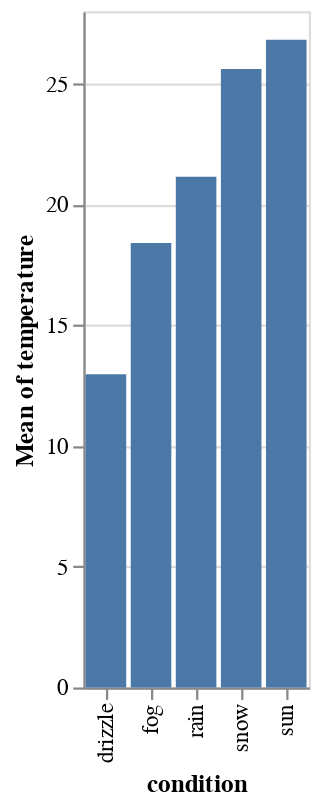

The notebook cell this image was saved under:
### Code cell
base = alt.Chart(df)
bar = base.mark_bar().encode(
    x=alt.X(field='condition', 
            type='nominal', 
            scale=alt.Scale(type='ordinal')),
    y=alt.Y(field='temperature', 
            type='quantitative', 
            aggregate='mean', 
            scale=alt.Scale(type='linear', zero=True))
)
display_chart(bar)

### Figure 1 — Vega-Lite specification as saved in the notebook (floating-point values rounded to 4 significant figures)
{"config": {"view": {"continuousWidth": 400, "continuousHeight": 300}}, "data": {"name": "data-80b0e930866eee6a77413fd6e0890a78"}, "mark": "bar", "encoding": {"x": {"field": "condition", "scale": {"type": "ordinal"}, "type": "nominal"}, "y": {"aggregate": "mean", "field": "temperature", "scale": {"type": "linear", "zero": true}, "type": "quantitative"}}, "$schema": "https://vega.github.io/schema/vega-lite/v4.17.0.json", "datasets": {"data-80b0e930866eee6a77413fd6e0890a78": [{"temperature": 39.36, "wind": 11.56, "precipitation": 88.42, "condition": "fog"}, {"temperature": -5.947, "wind": 86.91, "precipitation": 70.56, "condition": "rain"}, {"temperature": 32.83, "wind": 97.66, "precipitation": 82.66, "condition": "sun"}, {"temperature": 17.53, "wind": 65.53, "precipitation": 53.86, "condition": "snow"}, {"temperature": -6.809, "wind": 37.03, "precipitation": 93.87, "condition": "drizzle"}, {"temperature": 42.36, "wind": 72.01, "precipitation": 40.66, "condition": "sun"}, {"temperature": 12.24, "wind": 24.36, "precipitation": 83.89, "condition": "sun"}, {"temperature": 42.81, "wind": 29.81, "precipitation": 71.55, "condition": "sun"}, {"temperature": 22.54, "wind": 96.88, "precipitation": 57.21, "condition": "rain"}, {"temperature": 22.5, "wind": 73.46, "precipitation": 18.48, "condition": "fog"}, {"temperature": 20.7, "wind": 78.81, "precipitation": 82.06, "condition": "drizzle"}, {"temperature": 25.29, "wind": 80.31, "precipitation": 22.37, "condition": "sun"}, {"temperature": 38.28, "wind": 67.47, "precipitation": 20.74, "condition": "snow"}, {"temperature": 3.673, "wind": 1.012, "precipitation": 18.16, "condition": "fog"}, {"temperature": 43.06, "wind": 60.68, "precipitation": 57.77, "condition": "drizzle"}, {"temperature": 32.27, "wind": 51.25, "precipitation": 82.37, "condition": "sun"}, {"temperature": 20.65, "wind": 17.36, "precipitation": 61.86, "condition": "snow"}, {"temperature": 7.592, "wind": 56.88, "precipitation": 63.84, "condition": "drizzle"}, {"temperature": 34.13, "wind": 53.5, "precipitation": 39.9, "condition": "drizzle"}, {"temperature": 43.35, "wind": 25.61, "precipitation": 80.37, "condition": "sun"}, {"temperature": -0.6671, "wind": 85.49, "precipitation": 74.2, "condition": "fog"}, {"temperature": 27.72, "wind": 92.4, "precipitation": 35.46, "condition": "sun"}, {"temperature": 42.99, "wind": 4.767, "precipitation": 78.85, "condition": "drizzle"}, {"temperature": 12.78, "wind": 70.43, "precipitation": 32.2, "condition": "rain"}, {"temperature": 12.35, "wind": 96.38, "precipitation": 58.32, "condition": "drizzle"}, {"temperature": 16.62, "wind": 79.43, "precipitation": 13.0, "condition": "drizzle"}, {"temperature": 37.42, "wind": 61.35, "precipitation": 43.78, "condition": "rain"}, {"temperature": 4.48, "wind": 49.78, "precipitation": 50.7, "condition": "drizzle"}, {"temperature": 24.1, "wind": 8.979, "precipitation": 30.64, "condition": "sun"}, {"temperature": -5.322, "wind": 61.19, "precipitation": 31.59, "condition": "snow"}, {"temperature": 9.657, "wind": 2.137, "precipitation": 57.55, "condition": "rain"}, {"temperature": 23.09, "wind": 16.85, "precipitation": 49.38, "condition": "snow"}, {"temperature": -0.8911, "wind": 67.44, "precipitation": 44.01, "condition": "drizzle"}, {"temperature": 38.78, "wind": 19.35, "precipitation": 18.48, "condition": "snow"}, {"temperature": 3.421, "wind": 27.41, "precipitation": 32.85, "condition": "fog"}, {"temperature": -5.033, "wind": 94.26, "precipitation": 43.46, "condition": "fog"}, {"temperature": -9.971, "wind": 93.98, "precipitation": 74.78, "condition": "sun"}, {"temperature": 14.88, "wind": 24.79, "precipitation": 51.2, "condition": "drizzle"}, {"temperature": 14.02, "wind": 91.63, "precipitation": 99.5, "condition": "sun"}, {"temperature": 31.31, "wind": 40.9, "precipitation": 74.89, "condition": "rain"}, {"temperature": 30.61, "wind": 42.06, "precipitation": 69.68, "condition": "snow"}, {"temperature": 34.75, "wind": 38.58, "precipitation": 67.83, "condition": "sun"}, {"temperature": 8.121, "wind": 98.8, "precipitation": 21.13, "condition": "drizzle"}, {"temperature": 21.83, "wind": 22.12, "precipitation": 79.23, "condition": "fog"}, {"temperature": 37.98, "wind": 3.931, "precipitation": 14.59, "condition": "rain"}, {"temperature": 25.96, "wind": 30.88, "precipitation": 81.57, "condition": "rain"}, {"temperature": 35.17, "wind": 31.08, "precipitation": 24.19, "condition": "rain"}, {"temperature": 33.36, "wind": 2.925, "precipitation": 12.16, "condition": "fog"}, {"temperature": -3.59, "wind": 86.99, "precipitation": 2.364, "condition": "drizzle"}, {"temperature": 43.53, "wind": 70.61, "precipitation": 66.95, "condition": "rain"}, {"temperature": 1.834, "wind": 75.07, "precipitation": 53.69, "condition": "sun"}, {"temperature": 43.48, "wind": 71.69, "precipitation": 31.73, "condition": "sun"}, {"temperature": 24.71, "wind": 68.3, "precipitation": 20.5, "condition": "snow"}, {"temperature": 16.05, "wind": 53.0, "precipitation": 11.69, "condition": "fog"}, {"temperature": 28.08, "wind": 24.84, "precipitation": 7.757, "condition": "fog"}, {"temperature": 26.31, "wind": 45.03, "precipitation": 31.41, "condition": "fog"}, {"temperature": 25.48, "wind": 87.22, "precipitation": 13.97, "condition": "snow"}, {"temperature": 11.04, "wind": 33.86, "precipitation": 38.97, "condition": "rain"}, {"temperature": 0.8142, "wind": 70.99, "precipitation": 19.27, "condition": "drizzle"}, {"temperature": 25.39, "wind": 68.95, "precipitation": 93.12, "condition": "fog"}, {"temperature": 27.77, "wind": 15.44, "precipitation": 5.294, "condition": "sun"}, {"temperature": 3.055, "wind": 86.43, "precipitation": 2.625, "condition": "rain"}, {"temperature": 39.42, "wind": 47.4, "precipitation": 41.73, "condition": "rain"}, {"temperature": 31.62, "wind": 31.29, "precipitation": 61.66, "condition": "snow"}, {"temperature": 37.73, "wind": 56.11, "precipitation": 81.92, "condition": "fog"}, {"temperature": 29.41, "wind": 46.76, "precipitation": 32.18, "condition": "snow"}, {"temperature": -5.305, "wind": 16.51, "precipitation": 40.73, "condition": "fog"}, {"temperature": 28.25, "wind": 74.65, "precipitation": 8.992, "condition": "drizzle"}, {"temperature": 40.71, "wind": 60.52, "precipitation": 5.486, "condition": "rain"}, {"temperature": 1.286, "wind": 47.74, "precipitation": 77.71, "condition": "drizzle"}, {"temperature": 14.0, "wind": 99.21, "precipitation": 14.9, "condition": "drizzle"}, {"temperature": 18.83, "wind": 96.75, "precipitation": 62.15, "condition": "rain"}, {"temperature": 17.1, "wind": 95.33, "precipitation": 1.769, "condition": "rain"}, {"temperature": 31.6, "wind": 80.13, "precipitation": 19.25, "condition": "drizzle"}, {"temperature": 7.272, "wind": 8.417, "precipitation": 24.49, "condition": "drizzle"}, {"temperature": 6.425, "wind": 39.27, "precipitation": 59.18, "condition": "sun"}, {"temperature": 0.3765, "wind": 94.78, "precipitation": 28.64, "condition": "fog"}, {"temperature": 29.42, "wind": 73.16, "precipitation": 36.38, "condition": "fog"}, {"temperature": 32.58, "wind": 23.57, "precipitation": 21.79, "condition": "sun"}, {"temperature": 40.58, "wind": 12.47, "precipitation": 33.05, "condition": "fog"}, {"temperature": 15.02, "wind": 23.52, "precipitation": 0.5866, "condition": "rain"}, {"temperature": -1.586, "wind": 58.71, "precipitation": 23.7, "condition": "fog"}, {"temperature": 39.84, "wind": 7.925, "precipitation": 73.28, "condition": "snow"}, {"temperature": 30.25, "wind": 53.6, "precipitation": 76.64, "condition": "sun"}, {"temperature": 12.09, "wind": 11.68, "precipitation": 21.31, "condition": "drizzle"}, {"temperature": 20.1, "wind": 35.51, "precipitation": 99.12, "condition": "snow"}, {"temperature": 34.61, "wind": 16.45, "precipitation": 76.58, "condition": "sun"}, {"temperature": 5.33, "wind": 11.49, "precipitation": 23.61, "condition": "rain"}, {"temperature": 10.62, "wind": 89.58, "precipitation": 17.9, "condition": "rain"}, {"temperature": 16.46, "wind": 82.14, "precipitation": 50.53, "condition": "drizzle"}, {"temperature": 30.49, "wind": 85.43, "precipitation": 99.73, "condition": "sun"}, {"temperature": -7.843, "wind": 20.1, "precipitation": 8.5, "condition": "drizzle"}, {"temperature": 23.82, "wind": 30.71, "precipitation": 91.23, "condition": "snow"}, {"temperature": 43.64, "wind": 28.82, "precipitation": 99.71, "condition": "fog"}, {"temperature": 8.982, "wind": 35.92, "precipitation": 91.12, "condition": "fog"}, {"temperature": 26.08, "wind": 63.54, "precipitation": 90.1, "condition": "sun"}, {"temperature": 38.44, "wind": 71.99, "precipitation": 21.22, "condition": "rain"}, {"temperature": 34.79, "wind": 89.27, "precipitation": 41.2, "condition": "sun"}, {"temperature": -5.848, "wind": 57.24, "precipitation": 64.23, "condition": "rain"}, {"temperature": 0.6933, "wind": 72.77, "precipitation": 62.22, "condition": "drizzle"}]}}
